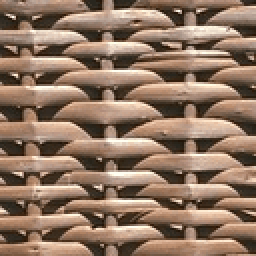
%> input picture matlab_file/Image-Quilting-and-Texture-Synthesis-master/data/paper/11.gif, 128 x 128 px, shrunk from 192 x 192 before the run (shown 2 times larger)
$ octave mainQuilting.m   (GNU Octave 9; MATLAB toolbox functions it lacks are replaced by stand-ins)
%> lines starting %> are read from the running program, lines starting %| are printed output that depends on the picture
### matlab_file/Image-Quilting-and-Texture-Synthesis-master/saveFigure.m
% Helper function to display and save 2 processed images %
function saveFigure(my_color_scale,original_pic,modified_pic,title_name,file_name,is_color,to_save)
	if to_save==1
		fig = figure('units','normalized','outerposition',[0 0 1 1]); colormap(my_color_scale);
	else
		fig = figure; colormap(my_color_scale);
	end

	if is_color == 1
		colormap jet;
	end

	subplot(1,2,1), imagesc(original_pic), title('Original Image'), colorbar, daspect([1 1 1]), axis tight;
	subplot(1,2,2), imagesc(modified_pic), title(title_name), colorbar, daspect([1 1 1]), axis tight;
	impixelinfo();

	if to_save == 1
		saveas(fig,file_name),close(fig);
	end
end

### matlab_file/Image-Quilting-and-Texture-Synthesis-master/mainQuilting.m
%% MainScript

%% Setting the color scale
my_num_of_colors = 256;
col_scale =  [0:1/(my_num_of_colors-1):1]';
my_color_scale = [col_scale,col_scale,col_scale];

%% Set to_save to 1, if you want to save the generated pictures
to_save = 0;

%% Loading the pictures

%% For GIF pictures, need to convert from index to rgb
input_name = '11';
input_folder = 'paper/';
output_name = strcat(input_name,'.jpg');
input_file = strcat(input_name,'.gif');

[texture_paper_pic,map] = imread(strcat('data/',input_folder,input_file));
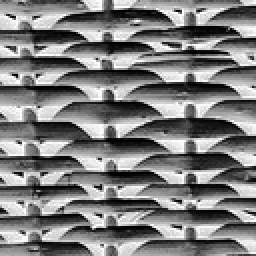
%> texture_paper_pic: size 128x128 uint8 (shown 2 times larger); min 0, max 255, mean 126.2
%> map = 256 rows, first 12: [1 0.996 0.945; 1 0.988 0.886; 0.996 0.965 0.875; 0.996 0.941 0.855; 0.996 0.922 0.82; 0.969 0.918 0.843; 0.988 0.89 0.784; 0.949 0.89 0.816; 0.976 0.867 0.757; 0.949 0.863 0.776; 0.957 0.839 0.737; 0.949 0.82 0.71]
texture_paper_pic = ind2rgb(texture_paper_pic,map);
%> texture_paper_pic: size 128x128x3 double
original_pic = double(texture_paper_pic);

%% For JPEG pictures

% [6 lines of commented-out code are left out]

[h,w,num_chan] = size(original_pic);
%> h = 128; w = 128; num_chan = 3
file_name = 'Result';
title_name = 'Modified Pic';

%% Defining the parameters of our algorithm
patch_size = 60;
overlap_size = patch_size/6;
net_patch_size = patch_size-overlap_size;
error_tolerance = 0.1;

%% Calculating the new generated image size
hnew = 2*net_patch_size*floor(h/net_patch_size) + overlap_size;
%> hnew = 210
wnew = 2*net_patch_size*floor(w/net_patch_size) + overlap_size;
%> wnew = 210
modified_pic = zeros([hnew,wnew,num_chan]);
% size(original_pic)
% size(modified_pic)
f = waitbar(0,'Quilting');
stepnum = 0;
i_limit = (hnew-overlap_size)/net_patch_size;
%> i_limit = 4
j_limit = (wnew-overlap_size)/net_patch_size;
%> j_limit = 4

for i = 1:i_limit
	for j = 1:j_limit

		if i==1 && j==1
			modified_pic(1:patch_size,1:patch_size,:) = getRandomPatch(original_pic,patch_size);

		elseif i==1
			start_ind = net_patch_size + (j-2)*net_patch_size;
			prev_patch = modified_pic(1:patch_size,start_ind - net_patch_size + 1:start_ind - net_patch_size + patch_size,:);

			ref_patches = cell(1,3);
			ref_patches{1} = prev_patch;

			selected_patch = findClosestPatch(ref_patches, original_pic, error_tolerance, 'vertical', overlap_size, patch_size);
			final_patch = minErrorBoundaryCut(ref_patches,selected_patch,overlap_size,'vertical',patch_size);

			modified_pic(1:patch_size,start_ind+1:start_ind+patch_size,:) = final_patch;

		elseif j==1
			start_ind = net_patch_size + (i-2)*net_patch_size;
			prev_patch = modified_pic(start_ind - net_patch_size + 1:start_ind - net_patch_size + patch_size,1:patch_size,:);

			ref_patches = cell(1,3);
			ref_patches{2} = prev_patch;

			selected_patch = findClosestPatch(ref_patches, original_pic, error_tolerance, 'horizontal', overlap_size, patch_size);
			final_patch = minErrorBoundaryCut(ref_patches,selected_patch,overlap_size,'horizontal',patch_size);

			modified_pic(start_ind+1:start_ind+patch_size,1:patch_size,:) = final_patch;

		else
			left_ind = net_patch_size + (j-2)*net_patch_size;
			top_ind = net_patch_size + (i-2)*net_patch_size;

			left_patch = modified_pic(top_ind + 1 : top_ind + patch_size,left_ind - net_patch_size + 1:left_ind - net_patch_size + patch_size,:);
			top_patch = modified_pic(top_ind - net_patch_size + 1:top_ind - net_patch_size + patch_size,left_ind + 1:left_ind + patch_size,:);
			corner_patch = modified_pic(top_ind - net_patch_size + 1:top_ind - net_patch_size + patch_size,left_ind - net_patch_size + 1:left_ind - net_patch_size + patch_size,:);

			ref_patches = cell(1,3);
			ref_patches{1} = left_patch;
			ref_patches{2} = top_patch;
			ref_patches{3} = corner_patch;

			selected_patch = findClosestPatch(ref_patches, original_pic, error_tolerance, 'both', overlap_size, patch_size);
			final_patch = minErrorBoundaryCut(ref_patches,selected_patch,overlap_size,'both',patch_size);

			modified_pic(top_ind+1:top_ind+patch_size,left_ind+1:left_ind+patch_size,:) = final_patch;

		end
		stepnum = stepnum + 1;
		waitbar(stepnum/(i_limit*j_limit),f,'Quilting');
	end
end
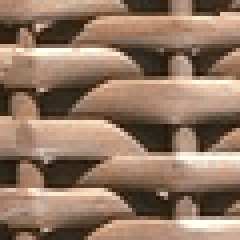
%> corner_patch: size 60x60x3 double (shown 4 times larger); mean R, G, B 0.571, 0.466, 0.389
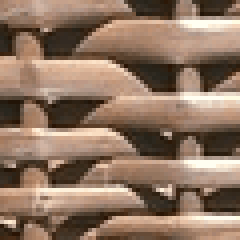
%> left_patch: size 60x60x3 double (shown 4 times larger); mean R, G, B 0.559, 0.458, 0.384
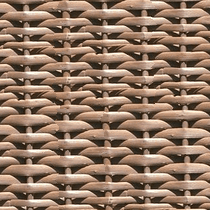
%> modified_pic: size 210x210x3 double; mean R, G, B 0.576, 0.47, 0.392
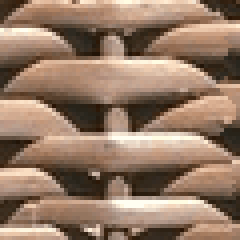
%> prev_patch: size 60x60x3 double (shown 4 times larger); mean R, G, B 0.586, 0.48, 0.402
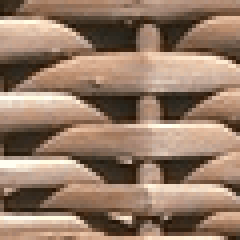
%> selected_patch: size 60x60x3 double (shown 4 times larger); mean R, G, B 0.589, 0.484, 0.407
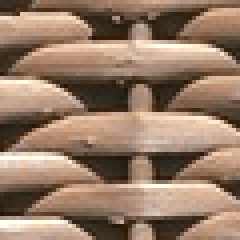
%> top_patch: size 60x60x3 double (shown 4 times larger); mean R, G, B 0.592, 0.485, 0.406
%> after the loop, left_ind = 150; ref_patches = 3 items; start_ind = 150; stepnum = 16; top_ind = 150
close(f);
imwrite(modified_pic,strcat('results/quilting/', input_folder, int2str(patch_size), '/', output_name));
saveFigure(my_color_scale,original_pic,modified_pic,title_name,file_name,1,to_save);
